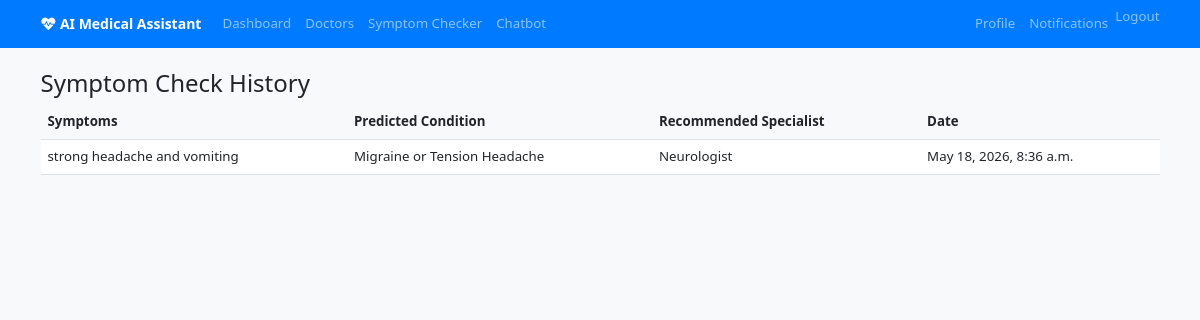
Screenshot of /api/symptoms/history/ (signed in) with the database file from the repository.
### symptoms/models.py (models this page shows, shortened)
class Symptom(models.Model):
    user = models.ForeignKey(User, on_delete=models.CASCADE)
    symptoms = models.TextField()
    predicted_condition = models.CharField(max_length=255, blank=True)
    recommended_specialist = models.CharField(max_length=100, blank=True)
    created_at = models.DateTimeField(auto_now_add=True)

### symptoms/views.py (the view)
# urls.py: path('history/', views.symptom_history, name='symptom_history'),
@login_required
def symptom_history(request):
    symptoms = Symptom.objects.filter(user=request.user).order_by('-created_at')
    return render(request, 'symptoms/symptom_history.html', {'symptoms': symptoms})

### main/context_processors.py (called while the page is built)
def dashboard_url(request):
    if not request.user.is_authenticated:
        return {'dashboard_url': 'dashboard'}
    if Doctor.objects.filter(user=request.user).exists():
        return {'dashboard_url': 'doctor_dashboard'}
    if request.user.is_staff:
        return {'dashboard_url': 'admin:index'}
    return {'dashboard_url': 'dashboard'}

### templates/symptoms/symptom_history.html (shortened to what this page needs)
{% extends 'base.html' %}
{% block content %}
<h2>Symptom Check History</h2>
<table class="table">
    <thead>
        <tr>
            <th>Symptoms</th>
            <th>Predicted Condition</th>
            <th>Recommended Specialist</th>
            <th>Date</th>
        </tr>
    </thead>
    <tbody>
        {% for symptom in symptoms %}
        <tr>
            <td>{{ symptom.symptoms }}</td>
            <td>{{ symptom.predicted_condition }}</td>
            <td>{{ symptom.recommended_specialist }}</td>
            <td>{{ symptom.created_at }}</td>
        </tr>
        {% endfor %}
    </tbody>
</table>
{% endblock %}

### static/css/style.css (style rules this page uses)
html { font-size: 14px; }
body { font-family: 'Segoe UI', Tahoma, Geneva, Verdana, sans-serif; background-color: #eef5ff; font-size: 0.95rem; }
h2 { font-size: clamp(1.4rem, 2vw, 2rem); }
.table th { background-color: #f8f9fa; }

### templates/base.html (style rules this page uses)
body { background-color: #f8f9fa; }

### rows the page displays
Symptom: symptoms "strong headache and vomiting", predicted_condition "Migraine or Tension Headache", recommended_specialist "Neurologist", created_at "May 18, 2026, 8:36 a.m."
